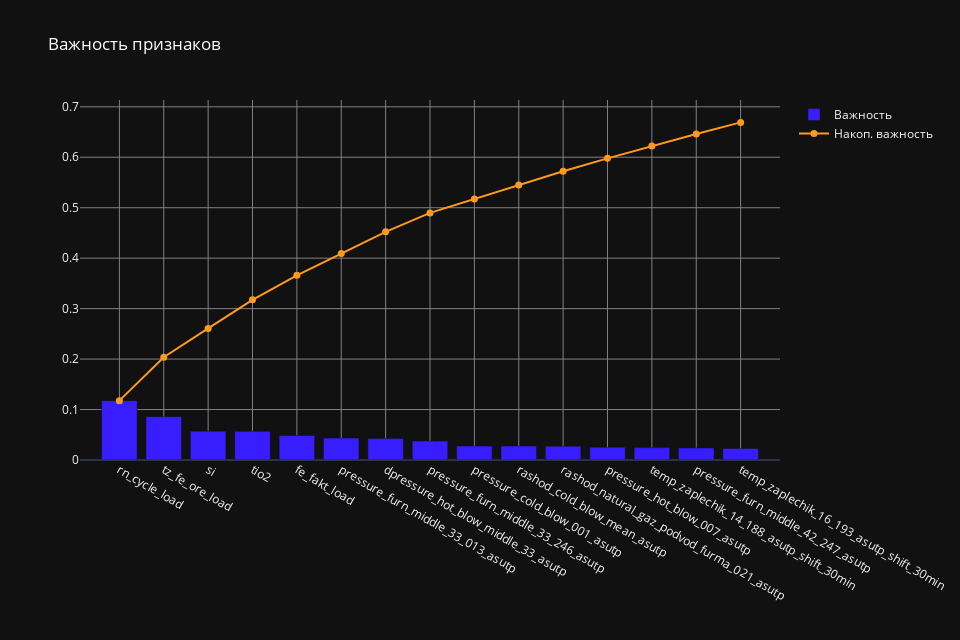

Notebook source saved alongside this figure:
### Code cell
fig = go.Figure(data=[go.Bar(y=feature_importances['value'], x=feature_importances['feature'], orientation='v', marker=dict(color=color_pairs[0][0]), name='Важность'),
                     go.Scatter(x=feature_importances['feature'], y=feature_importances['cumulative_value'], mode='lines+markers', marker=dict(size=7, color=color_pairs[0][1]), name='Накоп. важность')])
fig.update_layout(
            title =  dict(text=f'Важность признаков',
                                   font =dict(color = 'white')),
            xaxis_type='category',
            height=640,
            width=960,
            xaxis_title='',
            yaxis_title='',
            template='plotly_dark'
        )
fig.update_xaxes(gridwidth=1, gridcolor='grey')
fig.update_yaxes(gridwidth=1, gridcolor='grey')
fig.show()

### Figure 1 — Plotly figure (JSON) as saved in the notebook; plotly's stock layout.template omitted (floating-point values rounded to 4 significant figures)
{"data": [{"marker": {"color": "#381eff"}, "name": "Важность", "orientation": "v", "type": "bar", "x": ["rn_cycle_load", "tz_fe_ore_load", "si", "tio2", "fe_fakt_load", "pressure_furn_middle_33_013_asutp", "dpressure_hot_blow_middle_33_asutp", "pressure_furn_middle_33_246_asutp", "pressure_cold_blow_001_asutp", "rashod_cold_blow_mean_asutp", "rashod_natural_gaz_podvod_furma_021_asutp", "pressure_hot_blow_007_asutp", "temp_zaplechik_14_188_asutp_shift_30min", "pressure_furn_middle_42_247_asutp", "temp_zaplechik_16_193_asutp_shift_30min"], "y": [0.1177, 0.08596, 0.05713, 0.05674, 0.04856, 0.04342, 0.04265, 0.03757, 0.02764, 0.02761, 0.02739, 0.02544, 0.02456, 0.02389, 0.02289]}, {"marker": {"color": "#ff9a1e", "size": 7}, "mode": "lines+markers", "name": "Накоп. важность", "type": "scatter", "x": ["rn_cycle_load", "tz_fe_ore_load", "si", "tio2", "fe_fakt_load", "pressure_furn_middle_33_013_asutp", "dpressure_hot_blow_middle_33_asutp", "pressure_furn_middle_33_246_asutp", "pressure_cold_blow_001_asutp", "rashod_cold_blow_mean_asutp", "rashod_natural_gaz_podvod_furma_021_asutp", "pressure_hot_blow_007_asutp", "temp_zaplechik_14_188_asutp_shift_30min", "pressure_furn_middle_42_247_asutp", "temp_zaplechik_16_193_asutp_shift_30min"], "y": [0.1177, 0.2036, 0.2608, 0.3175, 0.3661, 0.4095, 0.4521, 0.4897, 0.5173, 0.545, 0.5724, 0.5978, 0.6224, 0.6462, 0.6691]}], "layout": {"height": 640, "title": {"font": {"color": "white"}, "text": "Важность признаков"}, "width": 960, "xaxis": {"autorange": true, "gridcolor": "grey", "gridwidth": 1, "range": [-0.8921, 14.89], "title": {"text": ""}, "type": "category"}, "yaxis": {"autorange": true, "gridcolor": "grey", "gridwidth": 1, "range": [0, 0.7139], "title": {"text": ""}, "type": "linear"}}}
